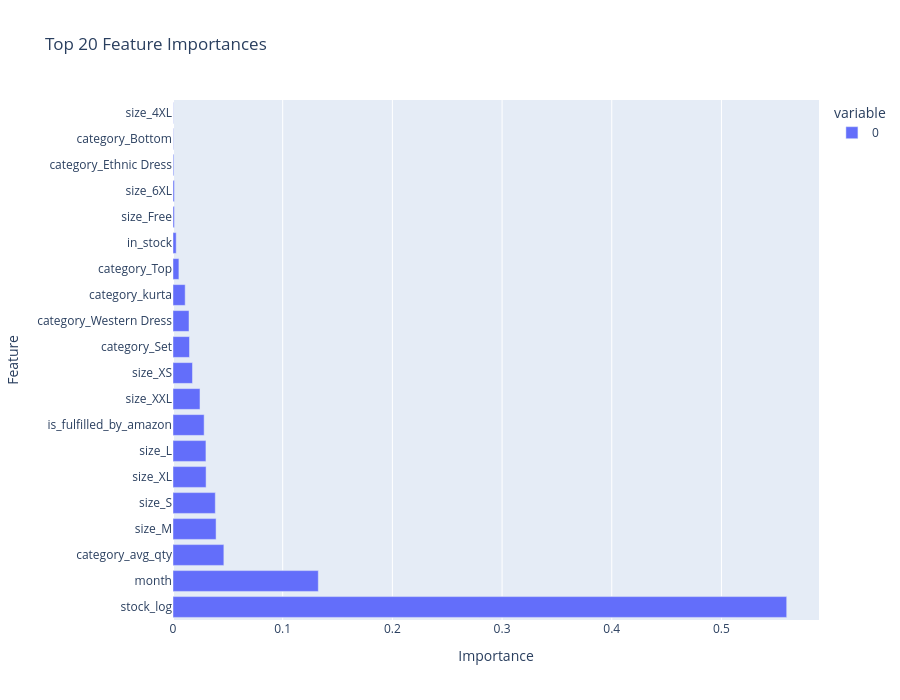

This figure's notebook cell:
### Code cell
fig_imp = px.bar(feat_imp.head(20), orientation='h', 
                 title='Top 20 Feature Importances',
                 labels={'value': 'Importance', 'index': 'Feature'})
fig_imp.update_layout(height=700)
fig_imp.show()

### Figure 1 — Plotly figure (JSON) as saved in the notebook; plotly's stock layout.template omitted (floating-point values rounded to 4 significant figures)
{"data": [{"hovertemplate": "variable=0<br>Importance=%{x}<br>Feature=%{y}<extra></extra>", "legendgroup": "0", "marker": {"color": "#636efa", "pattern": {"shape": ""}}, "name": "0", "orientation": "h", "showlegend": true, "textposition": "auto", "type": "bar", "x": [0.5595, 0.1325, 0.04637, 0.03927, 0.03857, 0.03017, 0.03003, 0.02839, 0.0246, 0.01775, 0.01503, 0.01461, 0.0111, 0.005384, 0.002915, 0.001254, 0.001241, 0.0007108, 0.0003374, 0.0002178], "xaxis": "x", "y": ["stock_log", "month", "category_avg_qty", "size_M", "size_S", "size_XL", "size_L", "is_fulfilled_by_amazon", "size_XXL", "size_XS", "category_Set", "category_Western Dress", "category_kurta", "category_Top", "in_stock", "size_Free", "size_6XL", "category_Ethnic Dress", "category_Bottom", "size_4XL"], "yaxis": "y"}], "layout": {"barmode": "relative", "height": 700, "legend": {"title": {"text": "variable"}, "tracegroupgap": 0}, "title": {"text": "Top 20 Feature Importances"}, "xaxis": {"anchor": "y", "domain": [0, 1], "title": {"text": "Importance"}}, "yaxis": {"anchor": "x", "domain": [0, 1], "title": {"text": "Feature"}}}}
